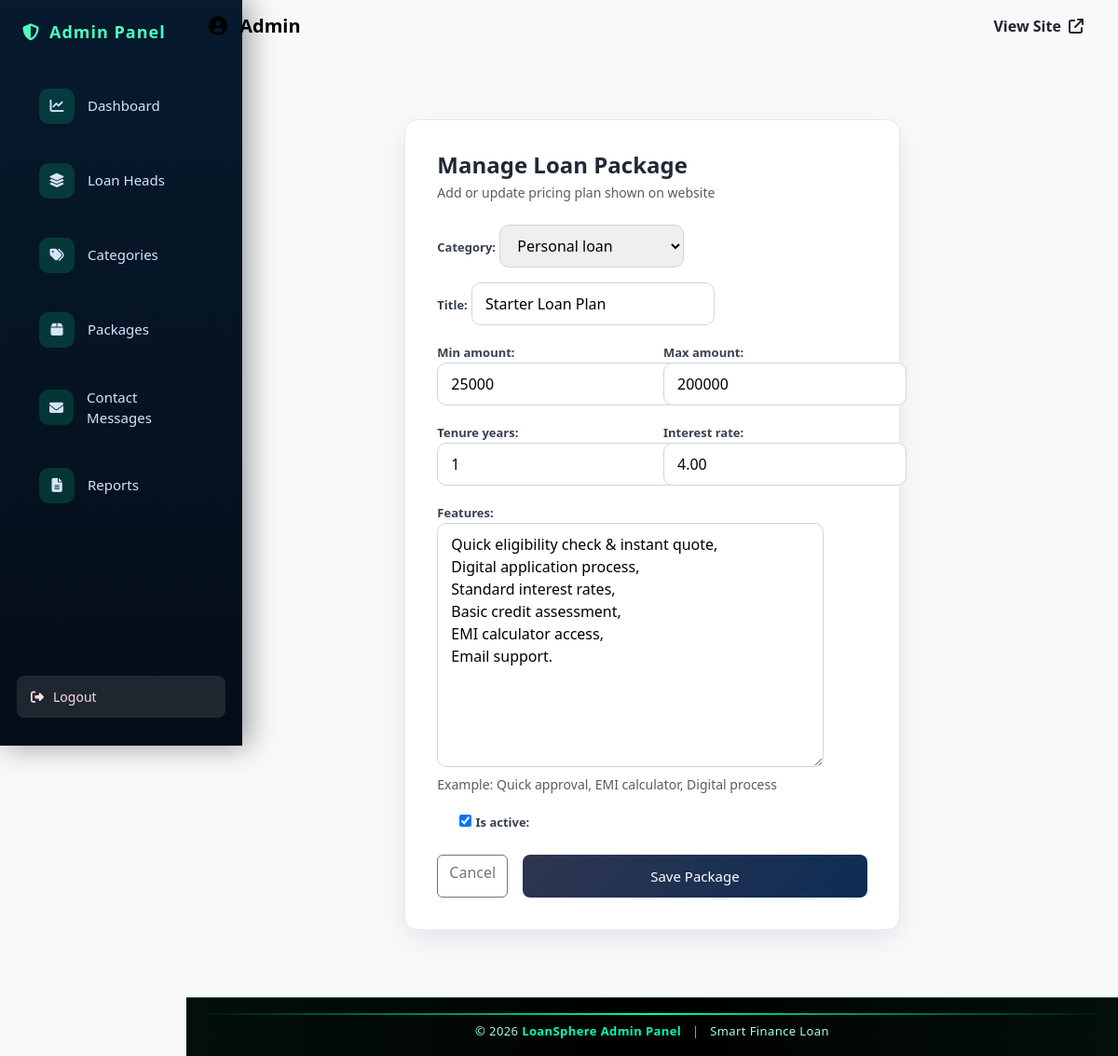
The app's page /admin-panel/packages/1/edit/ with its own data.
### admin_panel/models.py (models this page shows, shortened)
class LoanPackage(models.Model):
    category = models.ForeignKey(
        LoanCategory,
        on_delete=models.CASCADE,
        related_name="packages"
    )
    title = models.CharField(max_length=200)
    interest_rate = models.DecimalField(max_digits=5, decimal_places=2)
    min_amount = models.PositiveIntegerField()
    max_amount = models.PositiveIntegerField()
    tenure_years = models.PositiveIntegerField()
    features = models.TextField(help_text="Comma separated values")
    is_active = models.BooleanField(default=True)
    created_at = models.DateTimeField(auto_now_add=True)

### admin_panel/views.py (the view)
# urls.py: path("packages/<int:pk>/edit/", views.package_edit, name="package_edit"),
def package_edit(request, pk):
    package = get_object_or_404(LoanPackage, pk=pk)
    form = LoanPackageForm(request.POST or None, instance=package)
    if form.is_valid():
        form.save()
        return redirect("admin_panel:package_list")
    return render(
        request,
        "admin_panel/package_form.html",
        {
            "form": form,
            "edit_mode": True
        }
    )

### admin_panel/forms.py
class LoanPackageForm(forms.ModelForm):
    class Meta:
        model = LoanPackage
        fields = "__all__"

### admin_panel/models.py (called while the page is built)
    def __str__(self):
        return self.name

### admin_panel/templates/admin_panel/package_form.html (shortened to what this page needs)
{% extends "admin_panel/base_admin.html" %}
{% load static %}
{% block content %}
<div class="container py-5">
    <div class="row justify-content-center">
        <div class="col-lg-7 col-md-9">
            <div class="simple-admin-card">
                <div class="simple-header mb-4">
                    <h4 class="fw-bold mb-1">Manage Loan Package</h4>
                    <p class="text-muted small">
                        Add or update pricing plan shown on website
                    </p>
                </div>
                <form method="post" novalidate>
                    <div class="simple-fields">
                        <div class="mb-3">
                            {{ form.category.label_tag }}
                            {{ form.category }}
                        </div>
                        <div class="mb-3">
                            {{ form.title.label_tag }}
                            {{ form.title }}
                        </div>
                        <div class="row">
                            <div class="col-md-6 mb-3">
                                {{ form.min_amount.label_tag }}
                                {{ form.min_amount }}
                            </div>
                            <div class="col-md-6 mb-3">
                                {{ form.max_amount.label_tag }}
                                {{ form.max_amount }}
                            </div>
                        </div>
                        <div class="row">
                            <div class="col-md-6 mb-3">
                                {{ form.tenure_years.label_tag }}
                                {{ form.tenure_years }}
                            </div>
                            <div class="col-md-6 mb-3">
                                {{ form.interest_rate.label_tag }}
                                {{ form.interest_rate }}
                            </div>
                        </div>
                        <div class="mb-3">
                            {{ form.features.label_tag }}
                            {{ form.features }}
                            <small class="text-muted">
                                Example: Quick approval, EMI calculator, Digital process
                            </small>
                        </div>
                        <div class="form-check mb-3">
                            {{ form.is_active }}
                            {{ form.is_active.label_tag }}
                        </div>
                    </div>
                    <div class="d-flex justify-content-end gap-3 mt-4">
                        <a href="{% url 'admin_panel:package_list' %}"
                           class="btn btn-outline-secondary">
                            Cancel
                        </a>
                        <button type="submit"
                                class="btn btn-primary px-4">
                            Save Package
                        </button>
                    </div>
                </form>
            </div>
        </div>
    </div>
</div>
{% endblock %}

### static/css/admin.css (style rules this page uses)
.simple-admin-card { background: #ffffff; border-radius: 14px; padding: 34px; border: 1px solid #e6e9ef; box-shadow: 0 10px 28px rgba(0,0,0,.08); }
.simple-header h4 { color: #1f2937; }
.simple-header p { margin: 0; }
.simple-fields label { font-weight: 600; font-size: 13px; color: #374151; }
.simple-fields input, .simple-fields select, .simple-fields textarea { border-radius: 10px; padding: 10px 14px; border: 1px solid #d1d5db; }
* { margin:0; padding:0; box-sizing:border-box; }
body { background:#040d17; font-family: 'Segoe UI', sans-serif; }
.btn-primary { width:100%; background:linear-gradient(135deg,#30364F,#0C2C55); border:none; padding:12px; border-radius:8px; color:white; font-size:15px; cursor:pointer; transition:0.3s; }
html, body { height: 100%; overflow-y: auto; }

### records on screen
LoanPackage: category "Personal loan", title "Starter Loan Plan", min_amount "25000", max_amount "200000", tenure_years "1", interest_rate "4.00", features "Quick eligibility check & instant quote, Digital application process, Standard interest rates, Basic credit assessment, EMI calculator access, Email support.", is_active "☑"

### other values on screen
{{ year|default:2026 }} "2026"
